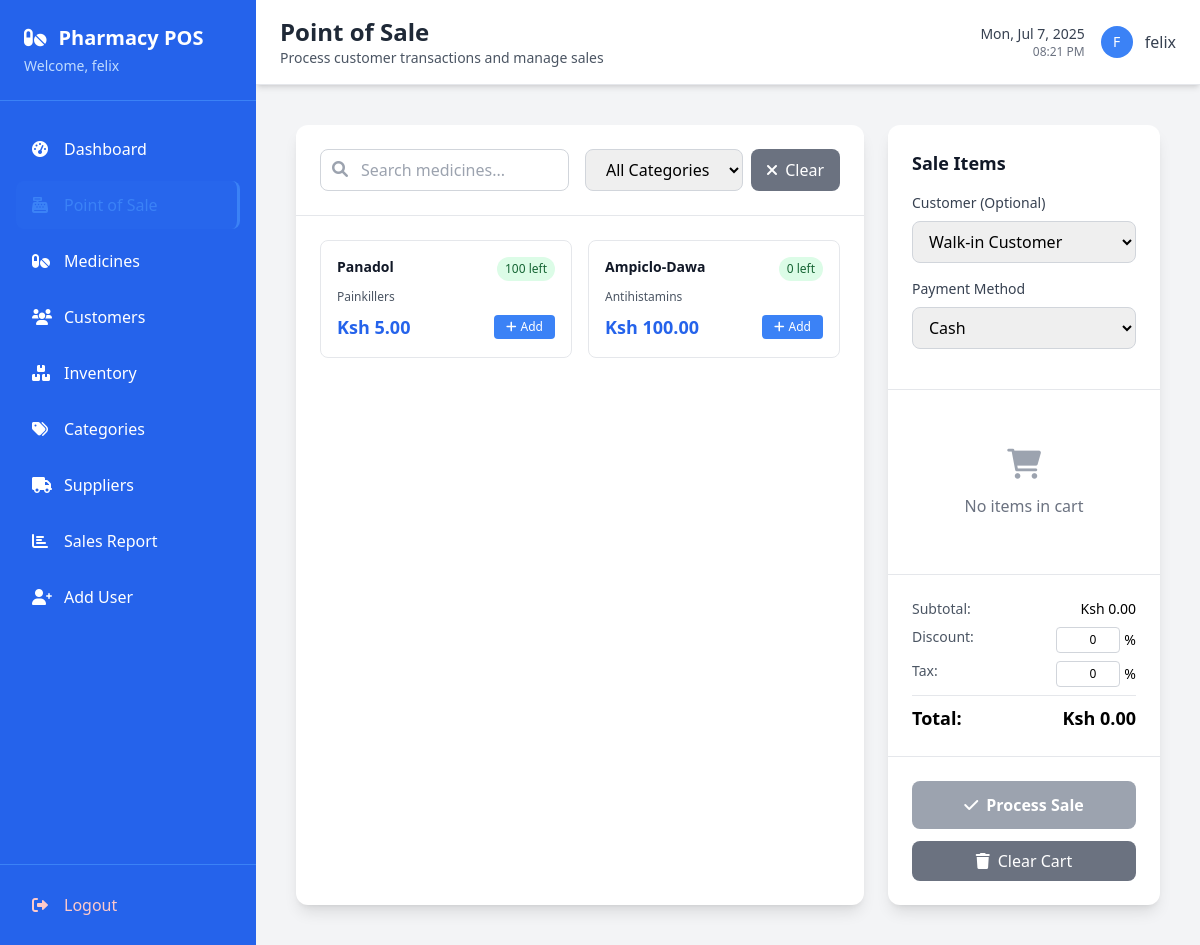
The app's page /pos/ (signed in), older data.
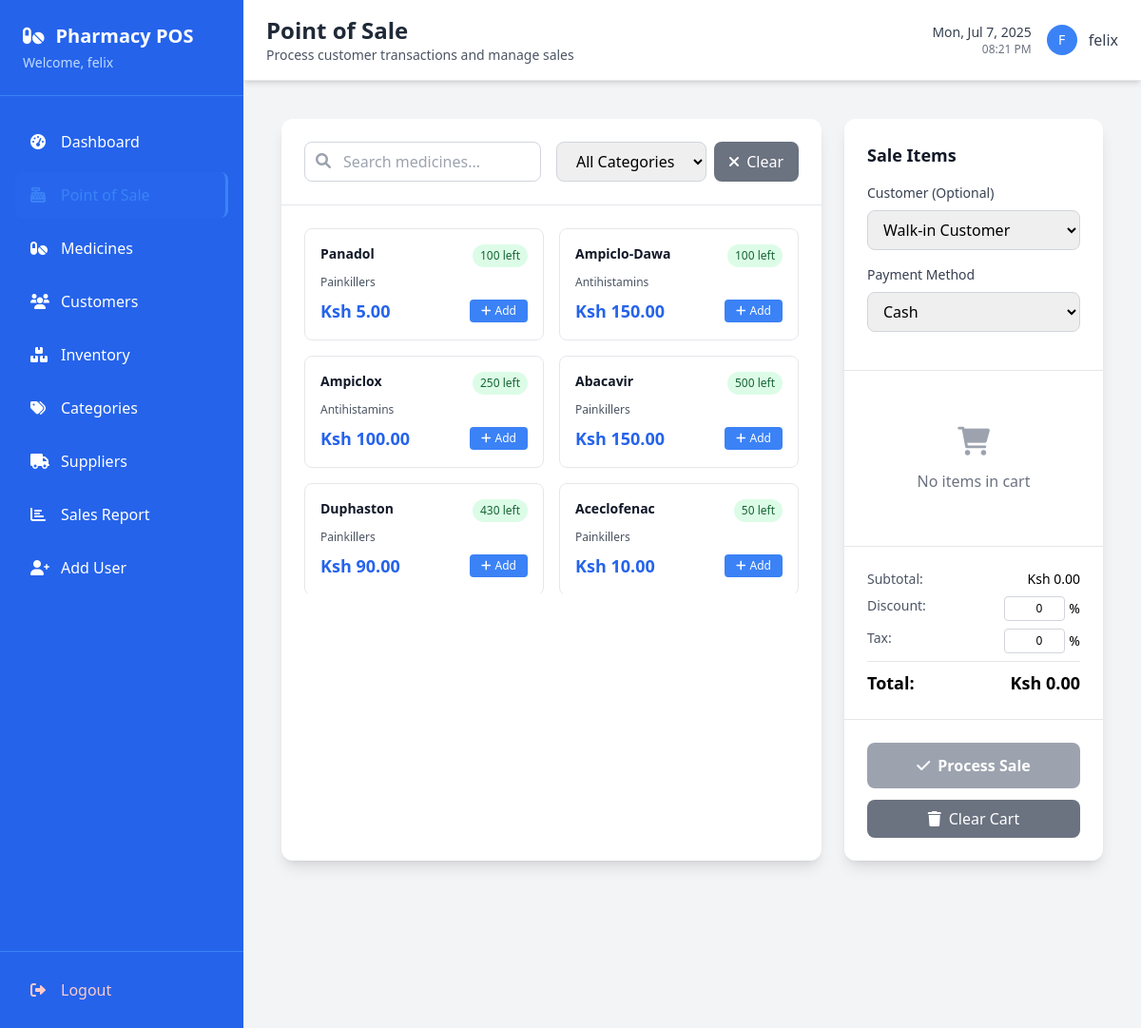
The same page, newer data.
### pos/models.py (models this page shows, shortened)
class Medicine(models.Model):
    name = models.CharField(max_length=100)
    category = models.ForeignKey(Category, on_delete=models.CASCADE)
    price = models.DecimalField(max_digits=10, decimal_places=2, validators=[MinValueValidator(Decimal('0.01'))])
    description = models.TextField(blank=True)
    manufacturer = models.CharField(max_length=100, blank=True)
    is_active = models.BooleanField(default=True)
    created_at = models.DateTimeField(auto_now_add=True)
    updated_at = models.DateTimeField(auto_now=True)
    @property
    def total_quantity(self):
        return sum(inv.quantity for inv in self.inventory_set.all())

class Inventory(models.Model):
    medicine = models.ForeignKey(Medicine, on_delete=models.CASCADE)
    quantity = models.IntegerField(validators=[MinValueValidator(0)])
    expiry_date = models.DateField()
    batch_number = models.CharField(max_length=50, blank=True)
    cost_price = models.DecimalField(max_digits=10, decimal_places=2, validators=[MinValueValidator(Decimal('0.01'))])
    created_at = models.DateTimeField(auto_now_add=True)
    updated_at = models.DateTimeField(auto_now=True)
    class Meta:
        verbose_name_plural = "Inventories"

class Category(models.Model):
    name = models.CharField(max_length=50)
    description = models.TextField(blank=True)
    is_active = models.BooleanField(default=True)
    created_at = models.DateTimeField(auto_now_add=True)
    updated_at = models.DateTimeField(auto_now=True)
    class Meta:
        verbose_name_plural = "Categories"

### pos/views.py (the view)
# urls.py: path('pos/', views.pos_sale, name='pos_sale'),
@login_required
def pos_sale(request):
    medicines = Medicine.objects.filter(is_active=True)
    customers = Customer.objects.all()
    return render(request, 'pos/pos_sale.html', {
        'medicines': medicines,
        'customers': customers
    })

### templates/pos/pos_sale.html (shortened to what the changed rows need)
{% extends 'base.html' %}
{% block page_title %}Point of Sale{% endblock %}
{% block content %}
<div class="max-w-7xl mx-auto p-4">
  <div class="grid grid-cols-1 lg:grid-cols-3 gap-6 h-full">
    <div class="lg:col-span-2 bg-white rounded-xl shadow-lg">
      <div class="p-6">
        <div
          id="products-grid"
          class="grid grid-cols-1 md:grid-cols-2 xl:grid-cols-3 gap-4 max-h-96 overflow-y-auto"
        >
          {% for medicine in medicines %}
          <div
            class="product-card border border-gray-200 rounded-lg p-4 hover:shadow-md transition-shadow cursor-pointer bg-white"
            data-id="{{ medicine.id }}"
            data-name="{{ medicine.name|escapejs }}"
            data-price="{{ medicine.price }}"
            data-stock="{{ medicine.total_quantity }}"
            data-category="{{ medicine.category.id|default:'' }}"
          >
            <div class="flex justify-between items-start mb-2">
              <h4 class="font-semibold text-gray-900 text-sm">
                {{ medicine.name }}
              </h4>
              <span
                class="bg-green-100 text-green-800 text-xs px-2 py-1 rounded-full"
              >
                {{ medicine.total_quantity }} left
              </span>
            </div>
            <p class="text-xs text-gray-600 mb-2">
              {{ medicine.category.name|default:"No Category" }}
            </p>
            <div class="flex justify-between items-center">
              <span class="text-lg font-bold text-blue-600"
                >Ksh {{ medicine.price|floatformat:2 }}</span
              >
              <button
                type="button"
                onclick="event.stopPropagation(); addToCart({{ medicine.id|default:0 }}, '{{ medicine.name|escapejs|default:'' }}', {{ medicine.price|default:0 }}, {{ medicine.total_quantity|default:0 }})"
                class="bg-blue-500 text-white px-3 py-1 rounded text-xs hover:bg-blue-600 transition-colors"
                {% if medicine.total_quantity <= 0 %}disabled{% endif %}
              >
                <i class="fas fa-plus mr-1"></i>Add
              </button>
            </div>
          </div>
          {% empty %}
          <div class="col-span-full text-center py-8">
            <i class="fas fa-pills text-gray-400 text-4xl mb-3"></i>
            <p class="text-gray-500">No medicines available</p>
          </div>
          {% endfor %}
        </div>
      </div>
    </div>
  </div>
</div>
{% endblock %}

Row changes from the older to the newer data that the page shows:
changed Medicine "Ampiclo-Dawa": total_quantity "0" → "100"; price "100.00" → "150.00"
added Medicine: name "Ampiclox", total_quantity "250", category.name "Antihistamins", price "100.00"
added Medicine: name "Abacavir", total_quantity "500", category.name "Painkillers", price "150.00"
added Medicine: name "Duphaston", total_quantity "430", category.name "Painkillers", price "90.00"
added Medicine: name "Aceclofenac", total_quantity "50", category.name "Painkillers", price "10.00"
